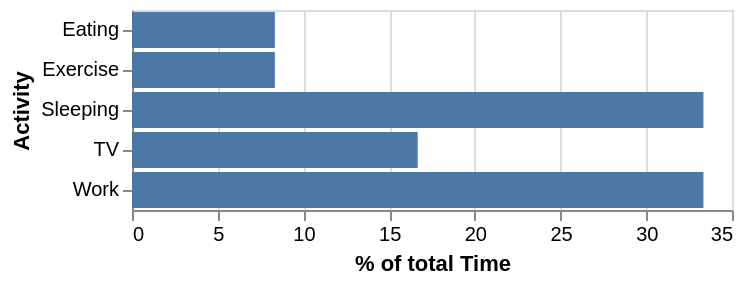

Vega-Lite specification stored for this chart:
### Vega-Lite specification from a JSON file in a GitHub repository (floating-point values rounded to 4 significant figures)
{"$schema": "https://vega.github.io/schema/vega-lite/v3.json", "description": "A bar graph showing what activites consume what percentage of the day.", "data": {"values": [{"Activity": "Sleeping", "Time": 8}, {"Activity": "Eating", "Time": 2}, {"Activity": "TV", "Time": 4}, {"Activity": "Work", "Time": 8}, {"Activity": "Exercise", "Time": 2}]}, "transform": [{"window": [{"op": "sum", "field": "Time", "as": "TotalTime"}], "frame": [null, null]}, {"calculate": "datum.Time/datum.TotalTime * 100", "as": "PercentOfTotal"}], "mark": "bar", "encoding": {"x": {"field": "PercentOfTotal", "type": "quantitative", "axis": {"title": "% of total Time"}}, "y": {"field": "Activity", "type": "nominal", "scale": {"rangeStep": 12}}}}
